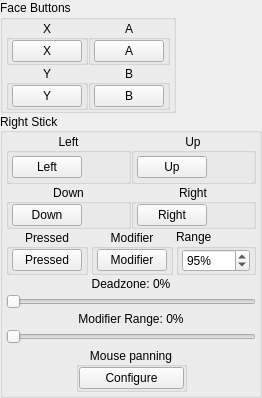
         <widget class="QWidget" name="bottomRight" native="true">
          <layout class="QVBoxLayout" name="bottomRightLayout">
           <property name="spacing">
            <number>0</number>
           </property>
           <property name="leftMargin">
            <number>0</number>
           </property>
           <property name="topMargin">
            <number>0</number>
           </property>
           <property name="rightMargin">
            <number>0</number>
           </property>
           <property name="bottomMargin">
            <number>0</number>
           </property>
           <item>
            <widget class="QGroupBox" name="faceButtons">
             <property name="sizePolicy">
              <sizepolicy hsizetype="Fixed" vsizetype="Fixed">
               <horstretch>0</horstretch>
               <verstretch>0</verstretch>
              </sizepolicy>
             </property>
             <property name="title">
              <string>Face Buttons</string>
             </property>
             <property name="flat">
              <bool>false</bool>
             </property>
             <property name="checkable">
              <bool>false</bool>
             </property>
             <layout class="QVBoxLayout" name="verticalLayout">
              <property name="spacing">
               <number>0</number>
              </property>
              <property name="leftMargin">
               <number>3</number>
              </property>
              <property name="topMargin">
               <number>0</number>
              </property>
              <property name="rightMargin">
               <number>3</number>
              </property>
              <property name="bottomMargin">
               <number>0</number>
              </property>
              <item>
               <widget class="QWidget" name="faceButtonsWidget" native="true">
                <layout class="QGridLayout" name="gridLayout_3">
                 <property name="leftMargin">
                  <number>0</number>
                 </property>
                 <property name="topMargin">
                  <number>0</number>
                 </property>
                 <property name="rightMargin">
                  <number>0</number>
                 </property>
                 <property name="bottomMargin">
                  <number>0</number>
                 </property>
                 <property name="spacing">
                  <number>0</number>
                 </property>
                 <item row="0" column="1">
                  <widget class="QGroupBox" name="buttonFaceButtonsXGroup">
                   <property name="title">
                    <string>X</string>
                   </property>
                   <property name="alignment">
                    <set>Qt::AlignmentFlag::AlignCenter</set>
                   </property>
                   <layout class="QVBoxLayout" name="buttonFaceButtonsXVerticalLayout">
                    <property name="spacing">
                     <number>0</number>
                    </property>
                    <property name="leftMargin">
                     <number>3</number>
                    </property>
                    <property name="topMargin">
                     <number>0</number>
                    </property>
                    <property name="rightMargin">
                     <number>3</number>
                    </property>
                    <property name="bottomMargin">
                     <number>0</number>
                    </property>
                    <item>
                     <widget class="QPushButton" name="buttonX">
                      <property name="minimumSize">
                       <size>
                        <width>70</width>
                        <height>0</height>
                       </size>
                      </property>
                      <property name="maximumSize">
                       <size>
                        <width>68</width>
                        <height>16777215</height>
                       </size>
                      </property>
                      <property name="styleSheet">
                       <string notr="true">min-width: 68px;</string>
                      </property>
                      <property name="text">
                       <string>X</string>
                      </property>
                     </widget>
                    </item>
                   </layout>
                  </widget>
                 </item>
                 <item row="2" column="2">
                  <widget class="QGroupBox" name="buttonFaceButtonsBWidget_2">
                   <property name="title">
                    <string>B</string>
                   </property>
                   <property name="alignment">
                    <set>Qt::AlignmentFlag::AlignCenter</set>
                   </property>
                   <layout class="QVBoxLayout" name="buttonFaceButtonsBVerticalLayout">
                    <property name="spacing">
                     <number>0</number>
                    </property>
                    <property name="leftMargin">
                     <number>3</number>
                    </property>
                    <property name="topMargin">
                     <number>0</number>
                    </property>
                    <property name="rightMargin">
                     <number>3</number>
                    </property>
                    <property name="bottomMargin">
                     <number>0</number>
                    </property>
                    <item>
                     <widget class="QPushButton" name="buttonB">
                      <property name="minimumSize">
                       <size>
                        <width>70</width>
                        <height>0</height>
                       </size>
                      </property>
                      <property name="maximumSize">
                       <size>
                        <width>68</width>
                        <height>16777215</height>
                       </size>
                      </property>
                      <property name="styleSheet">
                       <string notr="true">min-width: 68px;</string>
                      </property>
                      <property name="text">
                       <string>B</string>
                      </property>
                     </widget>
                    </item>
                   </layout>
                  </widget>
                 </item>
                 <item row="0" column="2">
                  <widget class="QGroupBox" name="buttonFaceButtonsAGroup">
                   <property name="title">
                    <string>A</string>
                   </property>
                   <property name="alignment">
                    <set>Qt::AlignmentFlag::AlignCenter</set>
                   </property>
                   <layout class="QVBoxLayout" name="buttonFaceButtonsAVerticalLayout">
                    <property name="spacing">
                     <number>0</number>
                    </property>
                    <property name="leftMargin">
                     <number>3</number>
                    </property>
                    <property name="topMargin">
                     <number>0</number>
                    </property>
                    <property name="rightMargin">
                     <number>3</number>
                    </property>
                    <property name="bottomMargin">
                     <number>0</number>
                    </property>
                    <item>
                     <widget class="QPushButton" name="buttonA">
                      <property name="minimumSize">
                       <size>
                        <width>70</width>
                        <height>0</height>
                       </size>
                      </property>
                      <property name="maximumSize">
                       <size>
                        <width>68</width>
                        <height>16777215</height>
                       </size>
                      </property>
                      <property name="styleSheet">
                       <string notr="true">min-width: 68px;</string>
                      </property>
                      <property name="text">
                       <string>A</string>
                      </property>
                     </widget>
                    </item>
                   </layout>
                  </widget>
                 </item>
                 <item row="2" column="1">
                  <widget class="QGroupBox" name="buttonFaceButtonsYGroup">
                   <property name="title">
                    <string>Y</string>
                   </property>
                   <property name="alignment">
                    <set>Qt::AlignmentFlag::AlignCenter</set>
                   </property>
                   <layout class="QVBoxLayout" name="buttonFaceButtonsYVerticalLayout">
                    <property name="spacing">
                     <number>0</number>
                    </property>
                    <property name="leftMargin">
                     <number>3</number>
                    </property>
                    <property name="topMargin">
                     <number>0</number>
                    </property>
                    <property name="rightMargin">
                     <number>3</number>
                    </property>
                    <property name="bottomMargin">
                     <number>0</number>
                    </property>
                    <item>
                     <widget class="QPushButton" name="buttonY">
                      <property name="minimumSize">
                       <size>
                        <width>70</width>
                        <height>0</height>
                       </size>
                      </property>
                      <property name="maximumSize">
                       <size>
                        <width>68</width>
                        <height>16777215</height>
                       </size>
                      </property>
                      <property name="styleSheet">
                       <string notr="true">min-width: 68px;</string>
                      </property>
                      <property name="text">
                       <string>Y</string>
                      </property>
                     </widget>
                    </item>
                   </layout>
                  </widget>
                 </item>
                </layout>
               </widget>
              </item>
             </layout>
            </widget>
           </item>
           <item>
            <widget class="QGroupBox" name="RStick">
             <property name="sizePolicy">
              <sizepolicy hsizetype="Fixed" vsizetype="Fixed">
               <horstretch>0</horstretch>
               <verstretch>0</verstretch>
              </sizepolicy>
             </property>
             <property name="title">
              <string>Right Stick</string>
             </property>
             <property name="alignment">
              <set>Qt::AlignmentFlag::AlignLeading|Qt::AlignmentFlag::AlignLeft|Qt::AlignmentFlag::AlignVCenter</set>
             </property>
             <property name="flat">
              <bool>false</bool>
             </property>
             <property name="checkable">
              <bool>false</bool>
             </property>
             <layout class="QVBoxLayout" name="verticalLayout_2">
              <property name="spacing">
               <number>0</number>
              </property>
              <property name="leftMargin">
               <number>3</number>
              </property>
              <property name="topMargin">
               <number>0</number>
              </property>
              <property name="rightMargin">
               <number>3</number>
              </property>
              <property name="bottomMargin">
               <number>0</number>
              </property>
              <item>
               <widget class="QWidget" name="RStickDirectionsWidget" native="true">
                <layout class="QGridLayout" name="gridLayout_4">
                 <property name="leftMargin">
                  <number>0</number>
                 </property>
                 <property name="topMargin">
                  <number>0</number>
                 </property>
                 <property name="rightMargin">
                  <number>0</number>
                 </property>
                 <property name="bottomMargin">
                  <number>0</number>
                 </property>
                 <property name="spacing">
                  <number>0</number>
                 </property>
                 <item row="1" column="1">
                  <widget class="QGroupBox" name="buttonRStickRightGroup">
                   <property name="title">
                    <string>Right</string>
                   </property>
                   <property name="alignment">
                    <set>Qt::AlignmentFlag::AlignCenter</set>
                   </property>
                   <layout class="QVBoxLayout" name="buttonRStickRightVerticalLayout">
                    <property name="spacing">
                     <number>0</number>
                    </property>
                    <property name="leftMargin">
                     <number>3</number>
                    </property>
                    <property name="topMargin">
                     <number>0</number>
                    </property>
                    <property name="rightMargin">
                     <number>3</number>
                    </property>
                    <property name="bottomMargin">
                     <number>0</number>
                    </property>
                    <item>
                     <widget class="QPushButton" name="buttonRStickRight">
                      <property name="minimumSize">
                       <size>
                        <width>70</width>
                        <height>0</height>
                       </size>
                      </property>
                      <property name="maximumSize">
                       <size>
                        <width>68</width>
                        <height>16777215</height>
                       </size>
                      </property>
                      <property name="styleSheet">
                       <string notr="true">min-width: 68px;</string>
                      </property>
                      <property name="text">
                       <string>Right</string>
                      </property>
                     </widget>
                    </item>
                   </layout>
                  </widget>
                 </item>
                 <item row="1" column="0">
                  <widget class="QGroupBox" name="buttonRStickDownGroup">
                   <property name="title">
                    <string>Down</string>
                   </property>
                   <property name="alignment">
                    <set>Qt::AlignmentFlag::AlignCenter</set>
                   </property>
                   <layout class="QVBoxLayout" name="buttonRStickDownVerticalLayout">
                    <property name="spacing">
                     <number>0</number>
                    </property>
                    <property name="leftMargin">
                     <number>3</number>
                    </property>
                    <property name="topMargin">
                     <number>0</number>
                    </property>
                    <property name="rightMargin">
                     <number>3</number>
                    </property>
                    <property name="bottomMargin">
                     <number>0</number>
                    </property>
                    <item>
                     <widget class="QPushButton" name="buttonRStickDown">
                      <property name="minimumSize">
                       <size>
                        <width>70</width>
                        <height>0</height>
                       </size>
                      </property>
                      <property name="maximumSize">
                       <size>
                        <width>68</width>
                        <height>16777215</height>
                       </size>
                      </property>
                      <property name="styleSheet">
                       <string notr="true">min-width: 68px;</string>
                      </property>
                      <property name="text">
                       <string>Down</string>
                      </property>
                     </widget>
                    </item>
                   </layout>
                  </widget>
                 </item>
                 <item row="0" column="0">
                  <widget class="QGroupBox" name="buttonRStickLeftGroup">
                   <property name="title">
                    <string>Left</string>
                   </property>
                   <property name="alignment">
                    <set>Qt::AlignmentFlag::AlignCenter</set>
                   </property>
                   <layout class="QVBoxLayout" name="buttonRStickLeftVerticalLayout">
                    <property name="spacing">
                     <number>0</number>
                    </property>
                    <property name="leftMargin">
                     <number>3</number>
                    </property>
                    <property name="topMargin">
                     <number>0</number>
                    </property>
                    <property name="rightMargin">
                     <number>3</number>
                    </property>
                    <property name="bottomMargin">
                     <number>0</number>
                    </property>
                    <item>
                     <widget class="QPushButton" name="buttonRStickLeft">
                      <property name="minimumSize">
                       <size>
                        <width>70</width>
                        <height>0</height>
                       </size>
                      </property>
                      <property name="maximumSize">
                       <size>
                        <width>68</width>
                        <height>16777215</height>
                       </size>
                      </property>
                      <property name="styleSheet">
                       <string notr="true">min-width: 68px;</string>
                      </property>
                      <property name="text">
                       <string>Left</string>
                      </property>
                     </widget>
                    </item>
                   </layout>
                  </widget>
                 </item>
                 <item row="0" column="1">
                  <widget class="QGroupBox" name="buttonRStickUpGroup">
                   <property name="title">
                    <string>Up</string>
                   </property>
                   <property name="alignment">
                    <set>Qt::AlignmentFlag::AlignCenter</set>
                   </property>
                   <layout class="QVBoxLayout" name="buttonRStickUpVerticalLayout">
                    <property name="spacing">
                     <number>3</number>
                    </property>
                    <property name="leftMargin">
                     <number>3</number>
                    </property>
                    <property name="topMargin">
                     <number>3</number>
                    </property>
                    <property name="rightMargin">
                     <number>3</number>
                    </property>
                    <property name="bottomMargin">
                     <number>3</number>
                    </property>
                    <item>
                     <widget class="QPushButton" name="buttonRStickUp">
                      <property name="minimumSize">
                       <size>
                        <width>70</width>
                        <height>0</height>
                       </size>
                      </property>
                      <property name="maximumSize">
                       <size>
                        <width>68</width>
                        <height>16777215</height>
                       </size>
                      </property>
                      <property name="styleSheet">
                       <string notr="true">min-width: 68px;</string>
                      </property>
                      <property name="text">
                       <string>Up</string>
                      </property>
                     </widget>
                    </item>
                   </layout>
                  </widget>
                 </item>
                </layout>
               </widget>
              </item>
              <item>
               <widget class="QWidget" name="buttonRStickDownWidget" native="true">
                <layout class="QHBoxLayout" name="horizontalLayout_11">
                 <property name="spacing">
                  <number>0</number>
                 </property>
                 <property name="leftMargin">
                  <number>0</number>
                 </property>
                 <property name="topMargin">
                  <number>0</number>
                 </property>
                 <property name="rightMargin">
                  <number>0</number>
                 </property>
                 <property name="bottomMargin">
                  <number>0</number>
                 </property>
                </layout>
               </widget>
              </item>
              <item>
               <layout class="QHBoxLayout" name="buttonRStickPressedModifierHorizontalLayout">
                <property name="spacing">
                 <number>3</number>
                </property>
                <item alignment="Qt::AlignmentFlag::AlignHCenter">
                 <widget class="QGroupBox" name="groupRStickPressed">
                  <property name="title">
                   <string>Pressed</string>
                  </property>
                  <property name="alignment">
                   <set>Qt::AlignmentFlag::AlignCenter</set>
                  </property>
                  <layout class="QVBoxLayout" name="buttonRStickPressedVerticalLayout">
                   <property name="spacing">
                    <number>0</number>
                   </property>
                   <property name="leftMargin">
                    <number>3</number>
                   </property>
                   <property name="topMargin">
                    <number>0</number>
                   </property>
                   <property name="rightMargin">
                    <number>3</number>
                   </property>
                   <property name="bottomMargin">
                    <number>0</number>
                   </property>
                   <item>
                    <widget class="QPushButton" name="buttonRStick">
                     <property name="minimumSize">
                      <size>
                       <width>70</width>
                       <height>0</height>
                      </size>
                     </property>
                     <property name="maximumSize">
                      <size>
                       <width>68</width>
                       <height>16777215</height>
                      </size>
                     </property>
                     <property name="styleSheet">
                      <string notr="true">min-width: 68px;</string>
                     </property>
                     <property name="text">
                      <string>Pressed</string>
                     </property>
                    </widget>
                   </item>
                  </layout>
                 </widget>
                </item>
                <item alignment="Qt::AlignmentFlag::AlignHCenter">
                 <widget class="QGroupBox" name="buttonRStickModGroup">
                  <property name="title">
                   <string>Modifier</string>
                  </property>
                  <property name="alignment">
                   <set>Qt::AlignmentFlag::AlignCenter</set>
                  </property>
                  <layout class="QVBoxLayout" name="buttonRStickModVerticalLayout">
                   <property name="spacing">
                    <number>0</number>
                   </property>
                   <property name="leftMargin">
                    <number>3</number>
                   </property>
                   <property name="topMargin">
                    <number>0</number>
                   </property>
                   <property name="rightMargin">
                    <number>3</number>
                   </property>
                   <property name="bottomMargin">
                    <number>0</number>
                   </property>
                   <item>
                    <widget class="QPushButton" name="buttonRStickMod">
                     <property name="minimumSize">
                      <size>
                       <width>70</width>
                       <height>0</height>
                      </size>
                     </property>
                     <property name="maximumSize">
                      <size>
                       <width>68</width>
                       <height>16777215</height>
                      </size>
                     </property>
                     <property name="styleSheet">
                      <string notr="true">min-width: 68px;</string>
                     </property>
                     <property name="text">
                      <string>Modifier</string>
                     </property>
                    </widget>
                   </item>
                  </layout>
                 </widget>
                </item>
                <item>
                 <widget class="QGroupBox" name="buttonRStickRangeGroup">
                  <property name="title">
                   <string>Range</string>
                  </property>
                  <layout class="QHBoxLayout" name="buttonRStickRangeGroupHorizontalLayout">
                   <property name="spacing">
                    <number>0</number>
                   </property>
                   <property name="leftMargin">
                    <number>3</number>
                   </property>
                   <property name="topMargin">
                    <number>0</number>
                   </property>
                   <property name="rightMargin">
                    <number>3</number>
                   </property>
                   <property name="bottomMargin">
                    <number>0</number>
                   </property>
                   <item>
                    <widget class="QSpinBox" name="spinboxRStickRange">
                     <property name="minimumSize">
                      <size>
                       <width>68</width>
                       <height>21</height>
                      </size>
                     </property>
                     <property name="maximumSize">
                      <size>
                       <width>68</width>
                       <height>16777215</height>
                      </size>
                     </property>
                     <property name="suffix">
                      <string>%</string>
                     </property>
                     <property name="minimum">
                      <number>25</number>
                     </property>
                     <property name="maximum">
                      <number>150</number>
                     </property>
                     <property name="value">
                      <number>95</number>
                     </property>
                    </widget>
                   </item>
                  </layout>
                 </widget>
                </item>
               </layout>
              </item>
              <item>
               <layout class="QVBoxLayout" name="sliderRStickDeadzoneModifierRangeVerticalLayout">
                <property name="spacing">
                 <number>3</number>
                </property>
                <property name="leftMargin">
                 <number>0</number>
                </property>
                <property name="topMargin">
                 <number>2</number>
                </property>
                <property name="rightMargin">
                 <number>0</number>
                </property>
                <property name="bottomMargin">
                 <number>3</number>
                </property>
                <item>
                 <layout class="QHBoxLayout" name="sliderRStickDeadzoneHorizontalLayout">
                  <item>
                   <widget class="QLabel" name="labelRStickDeadzone">
                    <property name="text">
                     <string>Deadzone: 0%</string>
                    </property>
                    <property name="alignment">
                     <set>Qt::AlignmentFlag::AlignHCenter</set>
                    </property>
                   </widget>
                  </item>
                 </layout>
                </item>
                <item>
                 <widget class="QSlider" name="sliderRStickDeadzone">
                  <property name="maximum">
                   <number>100</number>
                  </property>
                  <property name="orientation">
                   <enum>Qt::Orientation::Horizontal</enum>
                  </property>
                 </widget>
                </item>
                <item>
                 <layout class="QHBoxLayout" name="sliderRStickModifierRangeHorizontalLayout">
                  <item>
                   <widget class="QLabel" name="labelRStickModifierRange">
                    <property name="text">
                     <string>Modifier Range: 0%</string>
                    </property>
                    <property name="alignment">
                     <set>Qt::AlignmentFlag::AlignHCenter</set>
                    </property>
                   </widget>
                  </item>
                 </layout>
                </item>
                <item>
                 <widget class="QSlider" name="sliderRStickModifierRange">
                  <property name="maximum">
                   <number>100</number>
                  </property>
                  <property name="orientation">
                   <enum>Qt::Orientation::Horizontal</enum>
                  </property>
                 </widget>
                </item>
               </layout>
              </item>
              <item>
               <widget class="QWidget" name="mousePanningWidget" native="true">
                <layout class="QHBoxLayout" name="mousePanningHorizontalLayout">
                 <property name="spacing">
                  <number>0</number>
                 </property>
                 <property name="leftMargin">
                  <number>0</number>
                 </property>
                 <property name="topMargin">
                  <number>0</number>
                 </property>
                 <property name="rightMargin">
                  <number>0</number>
                 </property>
                 <property name="bottomMargin">
                  <number>3</number>
                 </property>
                 <item>
                  <spacer name="mousePanningHorizontalSpacerLeft">
                   <property name="orientation">
                    <enum>Qt::Orientation::Horizontal</enum>
                   </property>
                   <property name="sizeHint" stdset="0">
                    <size>
                     <width>20</width>
                     <height>20</height>
                    </size>
                   </property>
                  </spacer>
                 </item>
                 <item>
                  <widget class="QGroupBox" name="mousePanningGroup">
                   <property name="title">
                    <string>Mouse panning</string>
                   </property>
                   <property name="alignment">
                    <set>Qt::AlignmentFlag::AlignCenter</set>
                   </property>
                   <layout class="QVBoxLayout" name="mousePanningVerticalLayout">
                    <property name="spacing">
                     <number>0</number>
                    </property>
                    <property name="leftMargin">
                     <number>0</number>
                    </property>
                    <property name="topMargin">
                     <number>0</number>
                    </property>
                    <property name="rightMargin">
                     <number>0</number>
                    </property>
                    <property name="bottomMargin">
                     <number>0</number>
                    </property>
                    <item>
                     <widget class="QPushButton" name="mousePanningButton">
                      <property name="text">
                       <string>Configure</string>
                      </property>
                     </widget>
                    </item>
                   </layout>
                  </widget>
                 </item>
                 <item>
                  <spacer name="mousePanningHorizontalSpacerRight">
                   <property name="orientation">
                    <enum>Qt::Orientation::Horizontal</enum>
                   </property>
                   <property name="sizeHint" stdset="0">
                    <size>
                     <width>20</width>
                     <height>20</height>
                    </size>
                   </property>
                  </spacer>
                 </item>
                </layout>
               </widget>
              </item>
             </layout>
            </widget>
           </item>
           <item>
            <spacer name="verticalSpacerBottomRight_2">
             <property name="orientation">
              <enum>Qt::Orientation::Vertical</enum>
             </property>
             <property name="sizeHint" stdset="0">
              <size>
               <width>20</width>
               <height>0</height>
              </size>
             </property>
            </spacer>
           </item>
          </layout>
         </widget>
